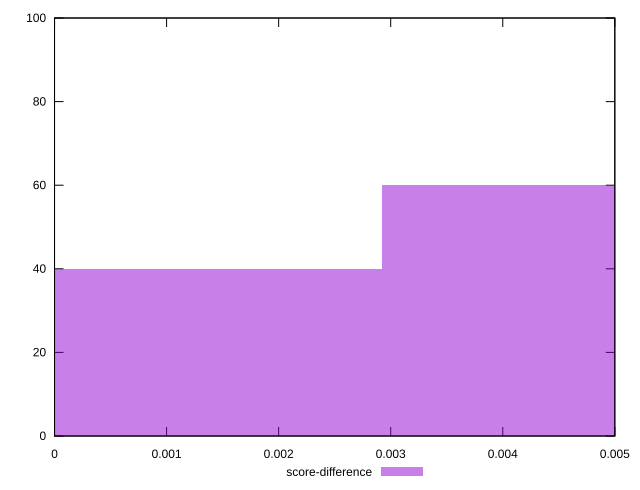

Write gnuplot code to recreate this figure.
reset

$scoreDifference <<EOF
0 40
0.005845410554079586 60
EOF

set key outside below
set boxwidth 0.005845410554079586
set xrange [0:0.0050000000000000044]
set yrange [0:100]
set trange [0:100]
set style fill transparent solid 0.5 noborder
set terminal svg size 640, 490 enhanced background rgb 'white'
set output "report_00008_2021-01-22T20:58:29.167/unminified-javascript/samples/pages/score-difference/histogram.svg"

plot $scoreDifference title "score-difference" with boxes

reset
